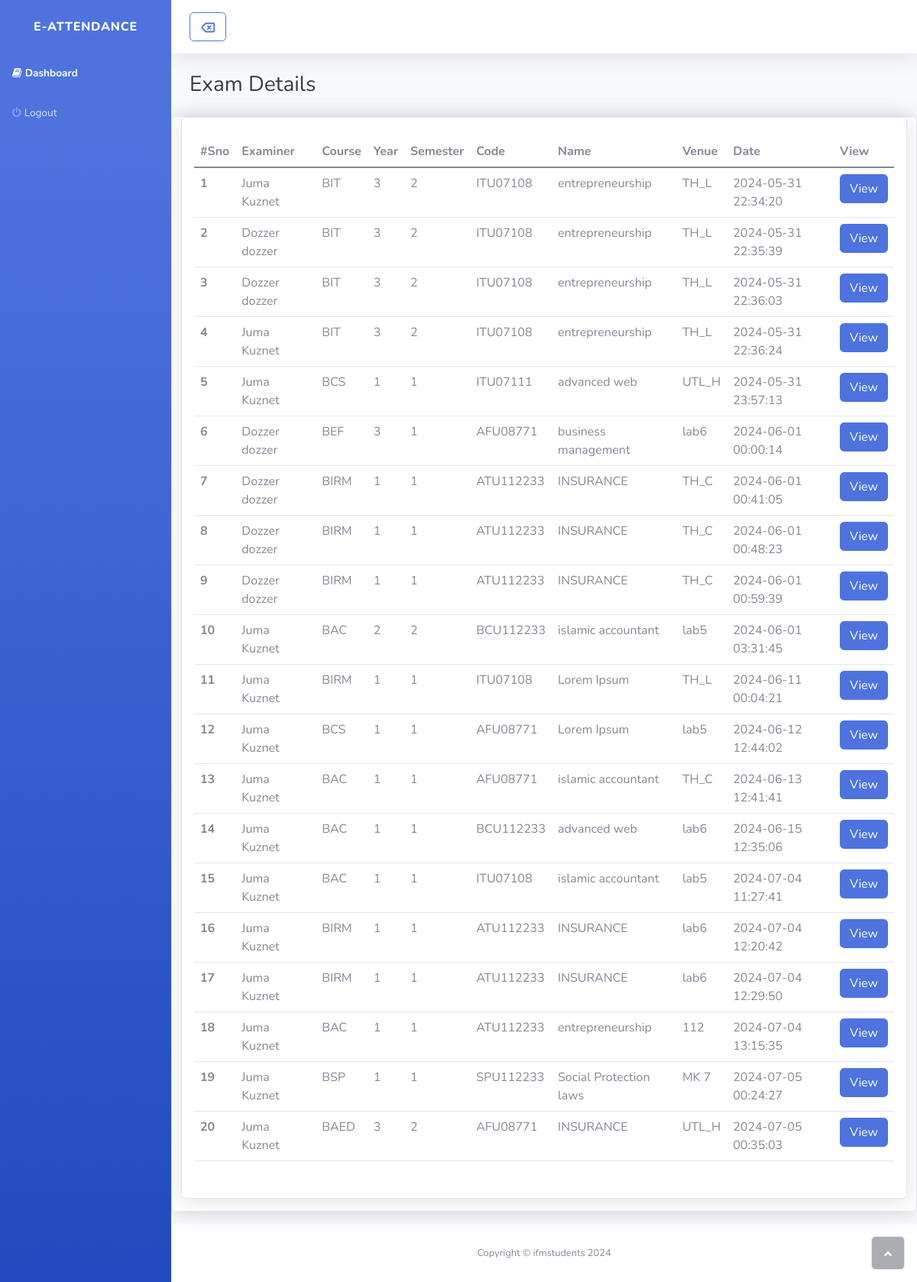
The app's page /view/admin/dashboard.php (signed in) with its own data.
### tables this page shows
CREATE TABLE `exam` (
  `id` int(11) NOT NULL,
  `examiner` int(5) NOT NULL,
  `programme` varchar(30) NOT NULL,
  `year` int(2) NOT NULL,
  `semester` int(2) NOT NULL,
  `code` varchar(60) NOT NULL,
  `name` varchar(60) NOT NULL,
  `venue` varchar(30) NOT NULL,
  `date` datetime NOT NULL DEFAULT current_timestamp()
);

CREATE TABLE `teachers` (
  `id` int(11) NOT NULL,
  `name` varchar(60) NOT NULL,
  `email` varchar(60) NOT NULL,
  `password` varchar(60) NOT NULL
);

### view/admin/dashboard.php (the view, shortened to what this page needs)
<?php
include '../../control/connection.php';
$sql = "SELECT exam.*,teachers.name as teacher ,teachers.id as teacher_id FROM exam inner join teachers on teachers.id=exam.examiner";
$result = $conn->query($sql);
?>
<!DOCTYPE html>
<html>
<head>
    <link rel="stylesheet" href="../assets/bootstrap/css/bootstrap.min.css">
    <link rel="stylesheet" href="../assets/fonts/fontawesome-all.min.css">
    <link rel="stylesheet" href="../assets/fonts/font-awesome.min.css">
    <link rel="stylesheet" href="../assets/fonts/fontawesome5-overrides.min.css">
</head>
<body id="page-top">
    <div id="wrapper">
        <nav class="navbar navbar-dark align-items-start sidebar sidebar-dark accordion bg-gradient-primary p-0">
            <div class="container-fluid d-flex flex-column p-0"><a class="navbar-brand d-flex justify-content-center align-items-center sidebar-brand m-0" href="#">
                    <div class="sidebar-brand-text mx-3"><span>E-Attendance</span></div>
                </a>
                <ul class="navbar-nav text-light" id="accordionSidebar">
                    <li class="nav-item"><a class="nav-link active" href="#"><i class="fa fa-book"></i><span>Dashboard</span></a></li>
                    <li class="nav-item"><a class="nav-link" href="../../"><i class="fa fa-power-off"></i><span>Logout</span></a></li>
                </ul>
            </div>
        </nav>
        <div class="d-flex flex-column" id="content-wrapper">
            <div id="content">
                <nav class="navbar navbar-light navbar-expand bg-white shadow mb-4 topbar static-top">
                    <div class="container-fluid"><button class="btn btn-link d-md-none  me-3" id="sidebarToggleTop" type="button"><i class="fas fa-bars"></i></button>
                    <button class="btn btn-outline-primary" onclick="location.href='./'">
                    </button>
                  </div>
                </nav>
                <div class="container-fluid">
                    <div class="d-sm-flex justify-content-between align-items-center mb-4">
                        <h3 class="text-dark mb-0">Exam Details</h3>
                    </div>
                </div>
                <div class="col">
                    <div class="card shadow mb-3">
                        <div class="row mb-3">
                            <div class="container-fluid">
                                <div class="card shadow">
                                    <div class="card-body">
                                        <div class="table-responsive table mt-2" id="dataTable" role="grid" aria-describedby="dataTable_info">
                                            <table class="table table-hover" id="table">
    <thead>
      <tr>
        <th scope="col">#Sno</th>
        <th scope="col">Examiner</th>
        <th scope="col">Course</th>
        <th scope="col">Year</th>
        <th scope="col">Semester</th>
        <th scope="col">Code</th>
        <th scope="col">Name</th>
        <th scope="col">Venue</th>
        <th scope="col">Date</th>
        <th scope="col">View</th>
      </tr>
    </thead>
    <tbody>
    <?php
    $i=1;
 while($row = $result->fetch_assoc()) {
   $exam_id=$row['id'];
   $examiner=$row['teacher'];
   $examiner_id=$row['teacher_id'];
   $programme=$row['programme'];
   $year=$row['year'];
   $semester=$row['semester'];
   $code=$row['code'];
   $name=$row['name'];
   $venue=$row['venue'];
   $date=$row['date'];
echo '
      <tr>
        <th scope="row">'.$i.'</th>
        <td>'.$examiner.'</td>
        <td>'.$programme.'</td>
        <td>'.$year.'</td>
        <td>'.$semester.'</td>
        <td>'.$code.'</td>
        <td>'.$name.'</td>
        <td>'.$venue.'</td>
        <td>'.$date.'</td>
        <td><button class="btn btn-primary" onclick="location.href=\'exams.php?id='.$examiner_id.'&exam='.$exam_id.'\'">View</button></td>
      </tr> ';
      $i++;
 }
      ?>
    </tbody>
  </table>
                                        </div>
                                    </div>
                                </div>
                            </div>
                        </div>
                    </div>
                </div>
            </div>
            <footer class="bg-white sticky-footer">
                <div class="container my-auto">
                    <div class="text-center my-auto copyright"><span>Copyright © ifmstudents 2024</span></div>
                </div>
            </footer>
        </div><a class="border rounded d-inline scroll-to-top" href="#page-top"><i class="fas fa-angle-up"></i></a>
    </div>
</body>
</html>

### records on screen
exam: teachers.name "Juma Kuznet", programme "BIT", year "3", semester "2", code "ITU07108", name "entrepreneurship", venue "TH_L", date "2024-05-31 22:34:20"
exam: teachers.name "Dozzer dozzer", programme "BIT", year "3", semester "2", code "ITU07108", name "entrepreneurship", venue "TH_L", date "2024-05-31 22:35:39"
exam: teachers.name "Dozzer dozzer", programme "BIT", year "3", semester "2", code "ITU07108", name "entrepreneurship", venue "TH_L", date "2024-05-31 22:36:03"
exam: teachers.name "Juma Kuznet", programme "BIT", year "3", semester "2", code "ITU07108", name "entrepreneurship", venue "TH_L", date "2024-05-31 22:36:24"
exam: teachers.name "Juma Kuznet", programme "BCS", year "1", semester "1", code "ITU07111", name "advanced web", venue "UTL_H", date "2024-05-31 23:57:13"
exam: teachers.name "Dozzer dozzer", programme "BEF", year "3", semester "1", code "AFU08771", name "business management", venue "lab6", date "2024-06-01 00:00:14"
exam: teachers.name "Dozzer dozzer", programme "BIRM", year "1", semester "1", code "ATU112233", name "INSURANCE", venue "TH_C", date "2024-06-01 00:41:05"
exam: teachers.name "Dozzer dozzer", programme "BIRM", year "1", semester "1", code "ATU112233", name "INSURANCE", venue "TH_C", date "2024-06-01 00:48:23"
exam: teachers.name "Dozzer dozzer", programme "BIRM", year "1", semester "1", code "ATU112233", name "INSURANCE", venue "TH_C", date "2024-06-01 00:59:39"
exam: teachers.name "Juma Kuznet", programme "BAC", year "2", semester "2", code "BCU112233", name "islamic accountant", venue "lab5", date "2024-06-01 03:31:45"
exam: teachers.name "Juma Kuznet", programme "BIRM", year "1", semester "1", code "ITU07108", name "Lorem Ipsum", venue "TH_L", date "2024-06-11 00:04:21"
exam: teachers.name "Juma Kuznet", programme "BCS", year "1", semester "1", code "AFU08771", name "Lorem Ipsum", venue "lab5", date "2024-06-12 12:44:02"
exam: teachers.name "Juma Kuznet", programme "BAC", year "1", semester "1", code "AFU08771", name "islamic accountant", venue "TH_C", date "2024-06-13 12:41:41"
exam: teachers.name "Juma Kuznet", programme "BAC", year "1", semester "1", code "BCU112233", name "advanced web", venue "lab6", date "2024-06-15 12:35:06"
exam: teachers.name "Juma Kuznet", programme "BAC", year "1", semester "1", code "ITU07108", name "islamic accountant", venue "lab5", date "2024-07-04 11:27:41"
exam: teachers.name "Juma Kuznet", programme "BIRM", year "1", semester "1", code "ATU112233", name "INSURANCE", venue "lab6", date "2024-07-04 12:20:42"
exam: teachers.name "Juma Kuznet", programme "BIRM", year "1", semester "1", code "ATU112233", name "INSURANCE", venue "lab6", date "2024-07-04 12:29:50"
exam: teachers.name "Juma Kuznet", programme "BAC", year "1", semester "1", code "ATU112233", name "entrepreneurship", venue "112", date "2024-07-04 13:15:35"
exam: teachers.name "Juma Kuznet", programme "BSP", year "1", semester "1", code "SPU112233", name "Social Protection laws", venue "MK 7", date "2024-07-05 00:24:27"
exam: teachers.name "Juma Kuznet", programme "BAED", year "3", semester "2", code "AFU08771", name "INSURANCE", venue "UTL_H", date "2024-07-05 00:35:03"
